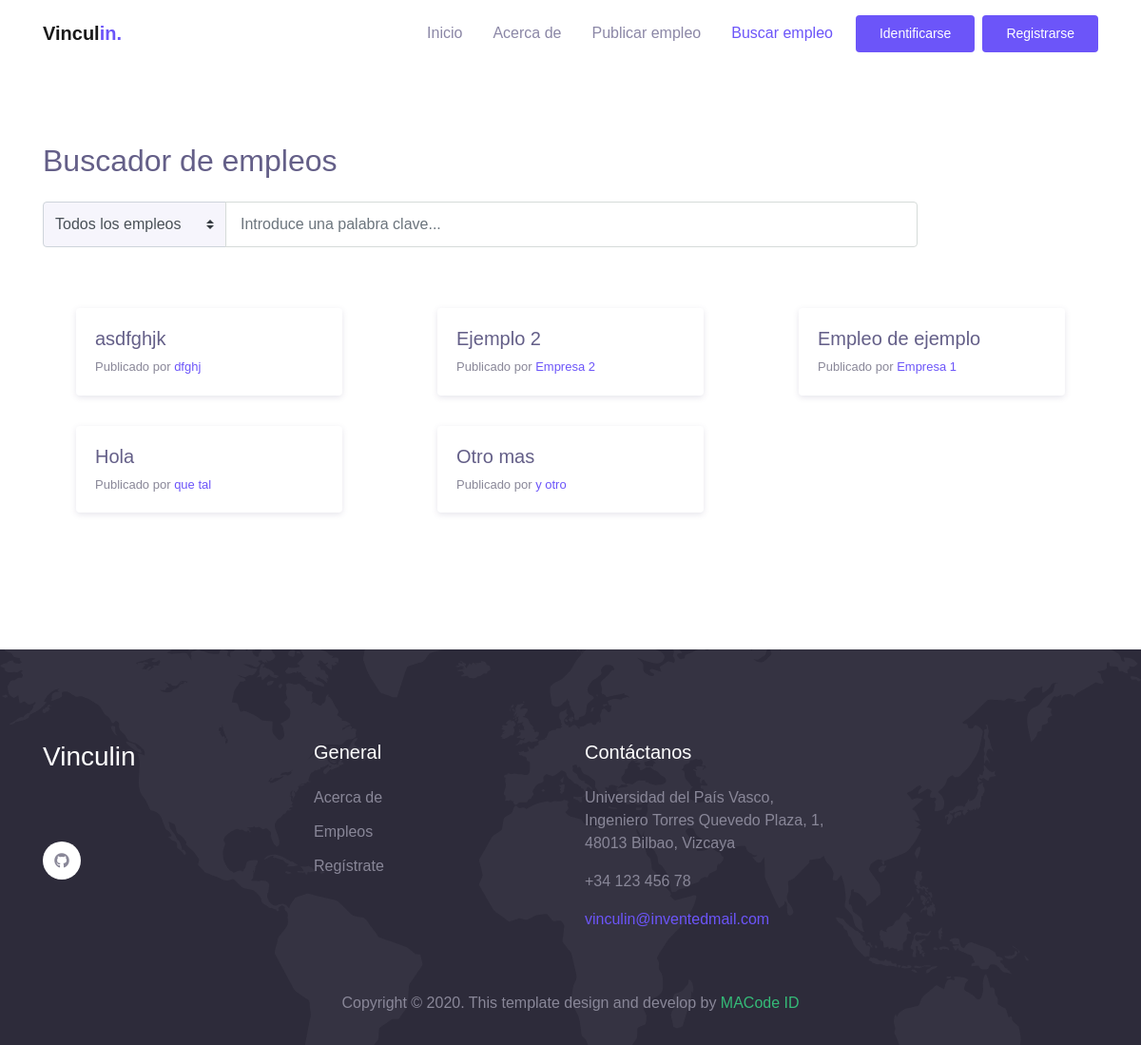
The app's page /app/html/jobs.php, older data.
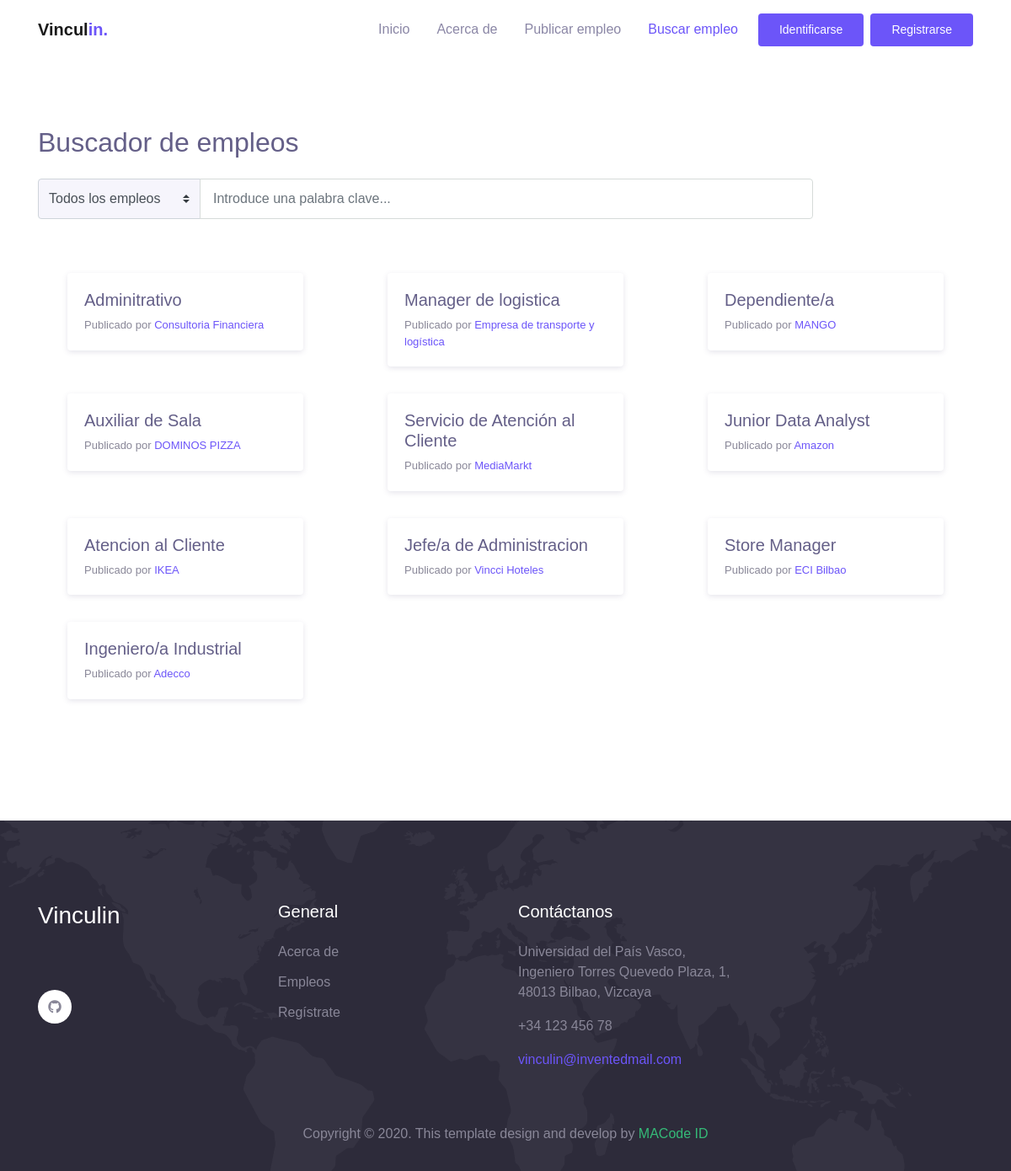
The same page, newer data.
### tables this page shows
CREATE TABLE `Empleo` (
  `id` int(11) NOT NULL,
  `propietario` varchar(64) NOT NULL,
  `Titulo` varchar(100) NOT NULL,
  `Empresa` varchar(50) NOT NULL,
  `Localidad` varchar(25) NOT NULL,
  `Descripcion` text NOT NULL
);

### app/html/jobs.php (the view, shortened to what this page needs)
<?php
if (isset($_SESSION['usuario'])){
    $out = '<div class="dropdown"><button class="btn btn-secondary dropdown-toggle" type="button" id="dropdownMenu2" data-toggle="dropdown" aria-haspopup="true" aria-expanded="false">Mi Perfil</button><div class="dropdown-menu" aria-labelledby="dropdownMenu2"><a class="dropdown-item" href="datos-usuario.php" type="button">Mis datos</a><a class="dropdown-item" href="logout.php" type="button">Cerrar sesión</a></div></div>';
} else {
    $out = '<li class="nav-item"> <a class="btn btn-primary ml-lg-2" href="login.html">Identificarse</a></li><li class="nav-item"><a class="btn btn-primary ml-lg-2" href="signup.php">Registrarse</a></li>';
}
?>
<!DOCTYPE html>
<html lang="en">
<head>
    <link rel="stylesheet" href="./assets/css/maicons.css">
    <link rel="stylesheet" href="./assets/css/bootstrap.css">
    <link rel="stylesheet" href="./assets/vendor/animate/animate.css">
    <link rel="stylesheet" href="./assets/css/theme.css">
</head>
<body>
    <header>
        <nav class="navbar navbar-expand-lg navbar-light bg-white sticky" data-offset="300">
            <div class="container">
                <a href="index.php" class="navbar-brand">Vincul<span class="text-primary">in.</span></a>
                <div class="navbar-collapse collapse" id="navbarContent">
                    <ul class="navbar-nav ml-auto">
                        <li class="nav-item">
                            <a class="nav-link" href="index.php">Inicio</a>
                        </li>
                        <li class="nav-item">
                            <a class="nav-link" href="about.php">Acerca de</a>
                        </li>
                        <li class="nav-item">
                            <a class="nav-link" href="job-form.php">Publicar empleo</a>
                        </li>
                        <li class="nav-item active">
                            <a class="nav-link" href="jobs.php">Buscar empleo</a>
                        </li>
                        <?php echo $out ?>
                    </ul>
                </div>
            </div>
        </nav>
    </header>
    <div class="page-section">
        <div class="container">
            <h2 class="mb-4 font-weight-medium text-secondary">Buscador de empleos</h2>
            <div class="row">
                <div class="col-sm-10">
                    <form action="#" class="form-search-blog">
                        <div class="input-group">
                            <div class="input-group-prepend">
                                <select id="categories" class="custom-select bg-light">
                                    <option>Todos los empleos</option>
                                </select>
                            </div>
                            <input type="text" class="form-control" placeholder="Introduce una palabra clave...">
                        </div>
                    </form>
                </div>
            </div>
            <?
                $hostname = "db";
                $username = "admin";
                $password = "test";
                $db = "database";
                $con = mysqli_connect($hostname,$username,$password);
                mysqli_select_db($con,$db);
                $datos = mysqli_query($con,"SELECT * FROM Empleo");
            ?>
            <div class="row my-5">
                    <?
                        while ($row=mysqli_fetch_array($datos))
                        {
                            $id = $row["id"];
                            echo '<div class="col-lg-4 py-3">
                                    <div class="card-blog">
                                        <div class="body">
                                            <h5 class="post-title"><a href="job-view.php?id='.$id.'">'.$row["Titulo"].'</a></h5>
                                            <div class="post-date">Publicado por <a href="#">'.$row["Empresa"].'</a></div>
                                        </div>
                                    </div>
                                </div>';
                        }
                    ?>
            </div>
        </div>
    </div>
    <footer class="page-footer bg-image" style="background-image: url(./assets/img/world_pattern.svg);">
        <div class="container">
            <div class="row mb-5">
                <div class="col-lg-3 py-3">
                    <h3>Vinculin</h3>
                    <br>
                    <br>
                    <div class="social-media-button">
                        <a href="https://github.com/DannyelYankee/Vinculin" target="_blank"><span class="mai-logo-github"></span></a>
                    </div>
                </div>
                <div class="col-lg-3 py-3">
                    <h5>General</h5>
                    <ul class="footer-menu">
                        <li><a href="./about.php">Acerca de</a></li>
                        <li><a href="./jobs.php">Empleos</a></li>
                        <li><a href="./signup.php">Regístrate</a></li>
                    </ul>
                </div>
                <div class="col-lg-3 py-3">
                    <h5>Contáctanos</h5>
                    <p>Universidad del País Vasco, Ingeniero Torres Quevedo Plaza, 1, 48013 Bilbao, Vizcaya</p>
                    <p>+34 123 456 78</p>
                    <a href="mailto:vinculin@inventedmail.com" title="Enviar correo electronico">vinculin@inventedmail.com</a>
                </div>
            </div>
            <p class="text-center" id="copyright">Copyright &copy; 2020. This template design and develop by <a href="https://macodeid.com/" target="_blank">MACode ID</a></p>
        </div>
    </footer>
</body>
</html>

### app/html/assets/css/theme.css (style rules this page uses)
:root { --primary: #6C55F9; --accent: #FF3D85; --secondary: #645F88; --success: #35bb78; --info: #05B4E1; --warning: #FAC14D; --danger: #FF4943; --grey: #B4B2C5; --dark: #2D2B3A; --light: #F6F5FC; }
body { font-family: "Work Sans", sans-serif; line-height: 1.5; color: #2D2B3A; }
a { color: #6C55F9; text-decoration: none; background-color: transparent; }
.bg-light { background-color: #F6F5FC !important; }
.text-primary { color: #6C55F9 !important; }
.text-secondary { color: #645F88 !important; }
.btn-primary { color: #fff; background-color: #6C55F9; border-color: transparent; }
.btn { padding: 8px 24px; }
.navbar { min-height: 70px; }
.navbar.sticky { z-index: 1080; }
.navbar-brand { font-weight: 600; padding-top: 10px; padding-bottom: 10px; }
.navbar-nav { margin-top: 10px; border-top: 1px solid #e4e7ee; flex-shrink: 0; }
.navbar-nav .nav-link { transition: all .2s ease; }
.navbar-nav .btn { font-size: 14px; }
.navbar-light .navbar-nav .nav-link { color: rgba(100, 95, 136, 0.75); }
.navbar-light .navbar-nav .show > .nav-link, .navbar-light .navbar-nav .active > .nav-link, .navbar-light .navbar-nav .nav-link.show, .navbar-light .navbar-nav .nav-link.active { font-weight: 500; color: #6C55F9; }
@media (min-width: 992px) { .navbar-expand-lg .navbar-nav { margin-top: 0; border-top: none; } }
@media (min-width: 992px) { .navbar-expand-lg .navbar-nav .nav-link { padding-right: 16px; padding-left: 16px; } }
@media (min-width: 992px) { .navbar-expand-lg .navbar-nav { align-items: center; } }
.form-control { padding: 8px 15px; height: calc(1.5em + 1.375rem + 2px); border-color: #d6dbd9; }
.custom-select { height: calc(1.5em + 1.375rem + 2px); }
.bg-image { position: relative; background-position: center center; background-size: cover; background-repeat: no-repeat; }
.bg-image > * { position: relative; z-index: 10; }
.page-section { position: relative; padding-top: 80px; padding-bottom: 80px; color: #898798; overflow: hidden; }
.card-blog { display: block; margin: 0 auto; max-width: 280px; border-radius: 4px; box-shadow: 0 2px 6px rgba(100, 95, 136, 0.16); overflow: hidden; }
.card-blog .body { padding: 20px; }
.card-blog .post-title a { color: #645F88; transition: color .2s ease; }
.card-blog .post-date { font-size: 13px; }
.form-search-blog .custom-select { border-top-right-radius: 0; border-bottom-right-radius: 0; }
.page-footer { position: relative; display: block; padding-top: 80px; padding-bottom: 16px; background-color: #2D2B3A; }
.page-footer p a { color: #35bb78; transition: color .2s ease; }
.page-footer h3, .page-footer h4, .page-footer h5 { color: #fff; margin-bottom: 24px; }
.page-footer p { color: #898798; }
.footer-menu { position: relative; padding-left: 0; list-style: none; }
.footer-menu li { margin-bottom: 12px; }
.footer-menu a, .footer-link { color: #898798; }
.social-media-button a { display: inline-block; width: 40px; height: 40px; line-height: 44px; text-align: center; border-radius: 50%; background-color: #fff; color: #898798; transition: all .2s linear; }

Row changes from the older to the newer data that the page shows:
removed empleo: Titulo "asdfghjk", Empresa "dfghj"
removed empleo: Titulo "Ejemplo 2", Empresa "Empresa 2"
removed empleo: Titulo "Hola", Empresa "que tal"
removed empleo: Titulo "Otro mas", Empresa "y otro"
added empleo: Titulo "Adminitrativo", Empresa "Consultoria Financiera"
added empleo: Titulo "Manager de logistica", Empresa "Empresa de transporte y logística"
changed empleo: Titulo "Empleo de ejemplo" → "Dependiente/a"; Empresa "Empresa 1" → "MANGO"
added empleo: Titulo "Auxiliar de Sala", Empresa "DOMINOS PIZZA"
added empleo: Titulo "Servicio de Atención al Cliente", Empresa "MediaMarkt"
added empleo: Titulo "Junior Data Analyst", Empresa "Amazon"
added empleo: Titulo "Atencion al Cliente", Empresa "IKEA"
added empleo: Titulo "Jefe/a de Administracion", Empresa "Vincci Hoteles"
added empleo: Titulo "Store Manager", Empresa "ECI Bilbao"
added empleo: Titulo "Ingeniero/a Industrial", Empresa "Adecco"
